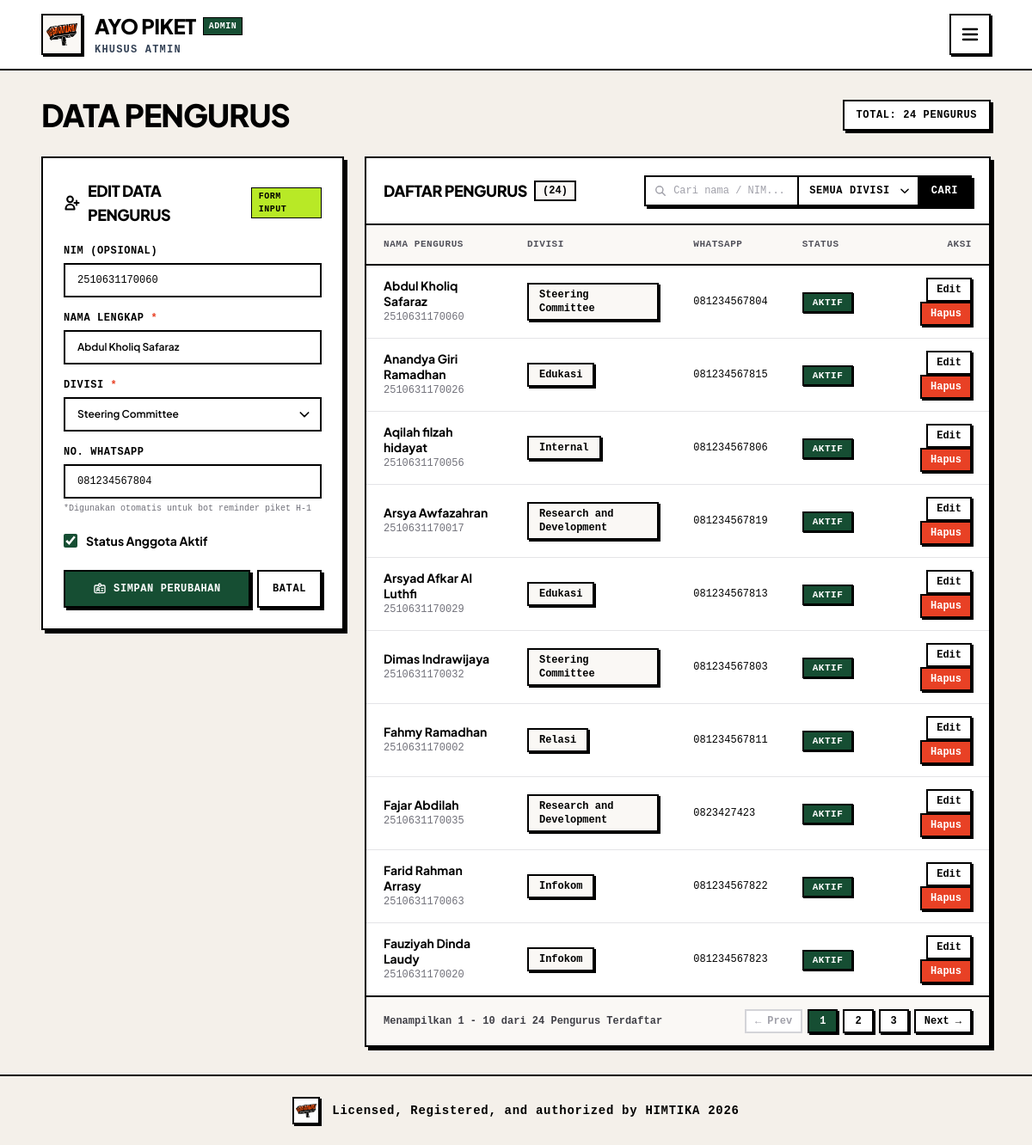
Screenshot of /admin/members.php?aksi=edit&id=4 (signed in) with the database file from the repository.
### tables this page shows
CREATE TABLE IF NOT EXISTS `members` (
  `id` INT AUTO_INCREMENT PRIMARY KEY,
  `nim` VARCHAR(20) NULL UNIQUE,
  `nama` VARCHAR(100) NOT NULL,
  `division_id` INT NOT NULL,
  `no_wa` VARCHAR(20) NULL,
  `is_active` TINYINT(1) DEFAULT 1,
  `created_at` TIMESTAMP DEFAULT CURRENT_TIMESTAMP,
  FOREIGN KEY (`division_id`) REFERENCES `divisions`(`id`) ON DELETE CASCADE
);

CREATE TABLE IF NOT EXISTS `divisions` (
  `id` INT AUTO_INCREMENT PRIMARY KEY,
  `nama_divisi` VARCHAR(100) NOT NULL,
  `created_at` TIMESTAMP DEFAULT CURRENT_TIMESTAMP
);

### admin/members.php (the view, shortened to what the rows shown need)
<?php
require_once __DIR__ . '/../config/database.php';
require_once __DIR__ . '/../includes/functions.php';
$aksi = $_GET['aksi'] ?? '';
$id_edit = isset($_GET['id']) ? (int)$_GET['id'] : 0;
$data_edit = null;
$stmt_div = $koneksi->query("SELECT * FROM divisions ORDER BY nama_divisi ASC");
$daftar_divisi = $stmt_div->fetchAll();
if ($aksi === 'edit' && $id_edit > 0) {
    $stmt = $koneksi->prepare("SELECT * FROM members WHERE id = ? LIMIT 1");
    $stmt->execute([$id_edit]);
    $data_edit = $stmt->fetch();
}
$query_str = "
    SELECT m.*, d.nama_divisi
    FROM members m
    JOIN divisions d ON m.division_id = d.id
";
$params = [];
$query_str .= " ORDER BY m.nama ASC";
$stmt_members = $koneksi->prepare($query_str);
$stmt_members->execute($params);
$daftar_pengurus = $stmt_members->fetchAll();
$label_form_divisi = '';
if ($data_edit && !empty($data_edit['division_id'])) {
    foreach ($daftar_divisi as $d) {
        if ($d['id'] == $data_edit['division_id']) {
            $label_form_divisi = $d['nama_divisi'];
            break;
        }
    }
}
$halaman = max(1, (int)($_GET['page'] ?? 1));
$per_page = 10;
$offset = ($halaman - 1) * $per_page;
$daftar_pengurus_tampil = array_slice($daftar_pengurus, $offset, $per_page);
require_once __DIR__ . '/header.php';
?>
<div class="space-y-6 sm:space-y-7">
    <div class="flex flex-col lg:flex-row lg:items-center lg:justify-between gap-4">
        <div>
            <h1 class="text-2xl sm:text-3xl lg:text-4xl font-black uppercase tracking-tight text-black">
                Data Pengurus
            </h1>
        </div>
    </div>
    <div class="grid grid-cols-1 lg:grid-cols-12 gap-6 items-start">
        <div class="lg:col-span-4 space-y-6">
            <div class="bg-white border-2 border-black shadow-[4px_4px_0px_#000] p-5 sm:p-6">
                <div class="flex items-center justify-between gap-2 mb-5">
                    <div class="flex items-center gap-2">
                        <h2 class="text-base sm:text-lg font-black uppercase tracking-tight text-black">
                            <?= $data_edit ? 'Edit Data Pengurus' : 'Tambah Pengurus Baru' ?>
                        </h2>
                    </div>
                </div>
                <form id="form_member" action="members.php" method="POST" class="space-y-4">
                    <div>
                        <label for="nim" class="block font-mono font-bold text-xs uppercase tracking-wider text-black mb-1.5">
                            NIM (OPSIONAL)
                        </label>
                        <input type="text" id="nim" name="nim"
                               value="<?= $data_edit ? sanitize($data_edit['nim'] ?? '') : '' ?>"
                               placeholder="Contoh: 2110511001"
                               class="w-full px-3.5 py-2.5 bg-white border-2 border-black font-mono text-xs text-black placeholder:text-zinc-400 focus:outline-none focus:bg-zinc-50 transition">
                    </div>
                    <div>
                        <label for="nama" class="block font-mono font-bold text-xs uppercase tracking-wider text-black mb-1.5">
                            NAMA LENGKAP <span class="text-[#E84125]">*</span>
                        </label>
                        <input type="text" id="nama" name="nama" required
                               value="<?= $data_edit ? sanitize($data_edit['nama']) : '' ?>"
                               placeholder="Masukkan nama pengurus"
                               class="w-full px-3.5 py-2.5 bg-white border-2 border-black text-xs font-semibold text-black placeholder:text-zinc-400 focus:outline-none focus:bg-zinc-50 transition">
                    </div>
                    <div>
                        <div class="relative" id="wrapper_form_divisi">
                            <button type="button" onclick="toggleDropdownFormDivisi()" id="trigger_form_divisi"
                                    class="w-full pl-3.5 pr-10 py-2.5 bg-white border-2 border-black text-xs font-semibold text-black focus:outline-none focus:bg-zinc-50 cursor-pointer transition flex items-center justify-between text-left">
                                <span id="label_form_divisi" class="<?= $label_form_divisi ? 'text-black font-semibold' : 'text-zinc-400 font-normal' ?>">
                                    <?= $label_form_divisi ?: '-- Pilih Divisi --' ?>
                                </span>
                                <div class="pointer-events-none absolute inset-y-0 right-0 flex items-center pr-3 text-black">
                                    <svg id="arrow_form_divisi" class="w-4 h-4 shrink-0 transition-transform duration-150" fill="none" stroke="currentColor" stroke-width="2.5" viewBox="0 0 24 24">
                                        <path stroke-linecap="round" stroke-linejoin="round" d="M19 9l-7 7-7-7"/>
                                    </svg>
                                </div>
                            </button>
                        </div>
                    </div>
                    <div>
                        <label for="no_wa" class="block font-mono font-bold text-xs uppercase tracking-wider text-black mb-1.5">
                            NO. WHATSAPP
                        </label>
                        <input type="text" id="no_wa" name="no_wa"
                               value="<?= $data_edit ? sanitize($data_edit['no_wa'] ?? '') : '' ?>"
                               placeholder="Contoh: 081234567890"
                               class="w-full px-3.5 py-2.5 bg-white border-2 border-black font-mono text-xs text-black placeholder:text-zinc-400 focus:outline-none focus:bg-zinc-50 transition">
                        <p class="font-mono text-[10px] text-zinc-500 mt-1">
                            *Digunakan otomatis untuk bot reminder piket H-1
                        </p>
                    </div>
                    <div class="pt-1">
                        <label class="flex items-center gap-2.5 cursor-pointer select-none">
                            <input type="checkbox" id="is_active" name="is_active" value="1"
                                   <?= (!$data_edit || $data_edit['is_active'] == 1) ? 'checked' : '' ?>
                                   class="w-4 h-4 accent-[#164E33] border-2 border-black rounded cursor-pointer">
                            <span class="font-bold text-sm text-black">Status Anggota Aktif</span>
                        </label>
                    </div>
                </form>
            </div>
        </div>
        <div class="lg:col-span-8 space-y-6">
            <div class="bg-white border-2 border-black shadow-[4px_4px_0px_#000] overflow-hidden">
                <div class="p-4 sm:p-5 border-b-2 border-black flex flex-col md:flex-row md:items-center md:justify-between gap-3">
                    <div class="flex items-center gap-2">
                        <h2 class="text-base sm:text-lg font-black uppercase tracking-tight text-black">
                            Daftar Pengurus
                        </h2>
                    </div>
                </div>
                <div class="overflow-x-auto">
                    <table class="w-full text-left border-collapse">
                        <thead class="border-b-2 border-black bg-[#FAF8F5] font-mono text-[11px] font-bold uppercase tracking-wider text-zinc-600">
                            <tr>
                                <th class="px-5 py-3.5">NAMA PENGURUS</th>
                                <th class="px-5 py-3.5">DIVISI</th>
                                <th class="px-5 py-3.5">WHATSAPP</th>
                                <th class="px-5 py-3.5">STATUS</th>
                                <th class="px-5 py-3.5 text-right">AKSI</th>
                            </tr>
                        </thead>
                        <tbody class="divide-y divide-zinc-200 bg-white">
                            <?php if (empty($daftar_pengurus_tampil)): ?>
                                <tr>
                                    <td colspan="5" class="px-5 py-10 text-center font-mono text-xs text-zinc-500">
                                        Belum ada data pengurus yang sesuai.
                                    </td>
                                </tr>
                            <?php else: ?>
                                <?php foreach ($daftar_pengurus_tampil as $m): ?>
                                    <tr class="hover:bg-[#FAF8F5] transition">
                                        <td class="px-5 py-3.5">
                                            <div class="font-bold text-sm text-black leading-tight">
                                                <?= sanitize($m['nama']) ?>
                                            </div>
                                            <div class="font-mono text-xs text-zinc-500 mt-0.5">
                                                <?= $m['nim'] ? sanitize($m['nim']) : '-' ?>
                                            </div>
                                        </td>
                                        <td class="px-5 py-3.5">
                                            <span class="inline-block px-3 py-1 bg-[#FAF8F5] border-2 border-black text-black font-mono font-bold text-xs shadow-[2px_2px_0px_#000]">
                                                <?= sanitize($m['nama_divisi']) ?>
                                            </span>
                                        </td>
                                        <td class="px-5 py-3.5 font-mono text-xs text-black">
                                            <?= $m['no_wa'] ? sanitize($m['no_wa']) : '-' ?>
                                        </td>
                                        <td class="px-5 py-3.5">
                                            <?php if ($m['is_active']): ?>
                                                <span class="inline-block px-2.5 py-0.5 bg-[#164E33] text-white border-2 border-black font-mono font-bold text-[11px] uppercase tracking-wider shadow-[1px_1px_0px_#000]">
                                                    Aktif
                                                </span>
                                            <?php else: ?>
                                                <span class="inline-block px-2.5 py-0.5 bg-zinc-100 text-zinc-500 border-2 border-black font-mono font-bold text-[11px] uppercase tracking-wider">
                                                    Nonaktif
                                                </span>
                                            <?php endif; ?>
                                        </td>
                                        <td class="px-5 py-3.5 text-right font-mono text-xs font-bold space-x-2">
                                            <a href="members.php?aksi=edit&id=<?= $m['id'] ?>"
                                               class="px-2.5 py-1 bg-white hover:bg-zinc-100 text-black border-2 border-black shadow-[2px_2px_0px_#000] inline-block hover:translate-x-[1px] hover:translate-y-[1px] transition">
                                                Edit
                                            </a>
                                            <a href="members.php?aksi=hapus&id=<?= $m['id'] ?>"
                                               onclick="return confirm('Hapus data pengurus <?= sanitize($m['nama']) ?>?');"
                                               class="px-2.5 py-1 bg-[#E84125] hover:bg-red-700 text-white border-2 border-black shadow-[2px_2px_0px_#000] inline-block hover:translate-x-[1px] hover:translate-y-[1px] transition">
                                                Hapus
                                            </a>
                                        </td>
                                    </tr>
                                <?php endforeach; ?>
                            <?php endif; ?>
                        </tbody>
                    </table>
                </div>
            </div>
        </div>
    </div>
</div>
<?php require_once __DIR__ . '/footer.php'; ?>

### rows the page displays
members: nim "2510631170060", nama "Abdul Kholiq Safaraz", no_wa "081234567804", is_active "☑", division.nama_divisi "Steering Committee", shows "AKTIF"
divisions: nama_divisi "Steering Committee"
members: nama "Anandya Giri Ramadhan", nim "2510631170026", division.nama_divisi "Edukasi", no_wa "081234567815", is_active "AKTIF"
members: nama "Aqilah filzah hidayat", nim "2510631170056", division.nama_divisi "Internal", no_wa "081234567806", is_active "AKTIF"
members: nama "Arsya Awfazahran", nim "2510631170017", division.nama_divisi "Research and Development", no_wa "081234567819", is_active "AKTIF"
members: nama "Arsyad Afkar Al Luthfi", nim "2510631170029", division.nama_divisi "Edukasi", no_wa "081234567813", is_active "AKTIF"
members: nama "Dimas Indrawijaya", nim "2510631170032", division.nama_divisi "Steering Committee", no_wa "081234567803", is_active "AKTIF"
members: nama "Fahmy Ramadhan", nim "2510631170002", division.nama_divisi "Relasi", no_wa "081234567811", is_active "AKTIF"
members: nama "Fajar Abdilah", nim "2510631170035", division.nama_divisi "Research and Development", no_wa "0823427423", is_active "AKTIF"
members: nama "Farid Rahman Arrasy", nim "2510631170063", division.nama_divisi "Infokom", no_wa "081234567822", is_active "AKTIF"
members: nama "Fauziyah Dinda Laudy", nim "2510631170020", division.nama_divisi "Infokom", no_wa "081234567823", is_active "AKTIF"

### other values shown
$total_semua "24"
count($daftar_pengurus) "24"
$label_filter_divisi "SEMUA DIVISI"
$offset_start "1"
$offset_end "10"
$total_hasil "24"
